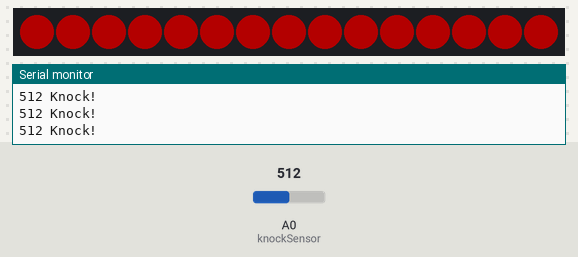
The sketch below on a simulated Arduino Uno, built with avr-gcc and run on an emulated ATmega328P. Shown: 15 RGB LEDs in strip order, left to right, the last lines printed to the serial monitor. The inputs (shaded band) are chosen by the test bench; at power-on: A0 (knockSensor) = 512. Dim RGB values are drawn brighter than linear.

Above: at 1.2 s.
1.3 s: A0 (knockSensor) set to 482
At 2.6 s:
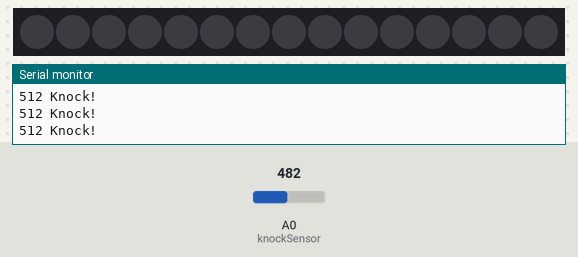
3.0 s: A0 (knockSensor) set to 510
5.4 s: A0 (knockSensor) set to 490
6.9 s: A0 (knockSensor) set to 511
Timing chart, 0 to 9.9 s (numbered marks = the images above; inputs shaded):
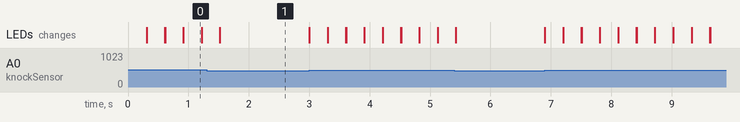

The sketch:

KnockFlashLEDStripDebounced.ino
```cpp
/*
Filename: KnockFlashLEDDebounced
Author: Haythem Mansour
Date: 03/26/2025
Version: 1.0.0

Description:
Using the Knock example + flashing light test from youtube, when we knock the LEDs will light up
This script takes the above, and translated it to using "debounce" method
See "Research" page in google docs, to be transfered to MD in this repository at the end of this project for links to what helped me accomplish this
*/

//External Libraries
#include <FastLED.h>

// Constants for single piezo sensor
const int knockSensor = A0;
const int threshold = 500;

// Constants for RGB Light Strip
const int NUM_LEDS = 15;
const int DATA_PIN = 9;
#define COLOR_ORDER GRB
#define CHIPSET WS2812B
const int BRIGHTNESS = 60;
const int VOLTS = 5;
const int MAX_AMPS = 500;

// Big Numbers due to millis
unsigned long lastDebouncetime = 0;
unsigned long debounceDelay = 10;

int oneSecond = 1000;
unsigned long time_now = 0;


CRGB leds[NUM_LEDS];

// these variables will change:
int sensorReading = 0;

void setup() {
  FastLED.addLeds<CHIPSET, DATA_PIN, COLOR_ORDER>(leds, NUM_LEDS);
  FastLED.setMaxPowerInVoltsAndMilliamps(VOLTS, MAX_AMPS);
  FastLED.setBrightness(BRIGHTNESS);
  FastLED.clear();
  FastLED.show();

  Serial.begin(115200);       // use the serial port
}

void loop() {
  // read the sensor and store it in the variable sensorReading:
  sensorReading = analogRead(knockSensor);
  //Serial.println(sensorReading);
  // if the sensor reading is greater than the threshold:

  if (sensorReading >= threshold) {
    // Check the last debounce time for noise or not
    lastDebouncetime = millis();
  }

  //

    if(sensorReading >=threshold) {
      for (int pixel = 0; pixel < NUM_LEDS; pixel++){
            leds[pixel] = CRGB(255, 0, 0);
          }

          FastLED.show();
          delay(300);
          Serial.print(sensorReading);
          Serial.println(" Knock!");
    }


  FastLED.clear();
  FastLED.show();
}
```

Measured:
- the behaviour switches between 500 and 499 on A0 (knockSensor) (found by bisection; images 0 and 1)
